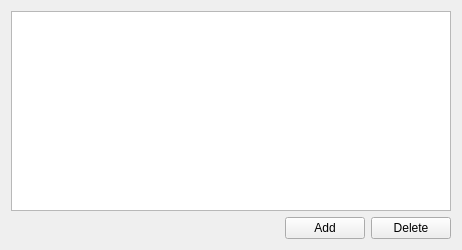
<?xml version="1.0" encoding="UTF-8"?>
<ui version="4.0">
 <class>Widget</class>
 <widget class="QWidget" name="Widget">
  <property name="geometry">
   <rect>
    <x>0</x>
    <y>0</y>
    <width>462</width>
    <height>250</height>
   </rect>
  </property>
  <property name="windowTitle">
   <string>Widget</string>
  </property>
  <layout class="QVBoxLayout" name="verticalLayout">
   <item>
    <widget class="QTreeView" name="treeView"/>
   </item>
   <item>
    <layout class="QHBoxLayout" name="horizontalLayout">
     <item>
      <spacer name="horizontalSpacer">
       <property name="orientation">
        <enum>Qt::Horizontal</enum>
       </property>
       <property name="sizeHint" stdset="0">
        <size>
         <width>40</width>
         <height>20</height>
        </size>
       </property>
      </spacer>
     </item>
     <item>
      <widget class="QPushButton" name="pushButton">
       <property name="text">
        <string>Add</string>
       </property>
      </widget>
     </item>
     <item>
      <widget class="QPushButton" name="pushButton_2">
       <property name="text">
        <string>Delete</string>
       </property>
      </widget>
     </item>
    </layout>
   </item>
  </layout>
 </widget>
 <resources/>
 <connections/>
</ui>
